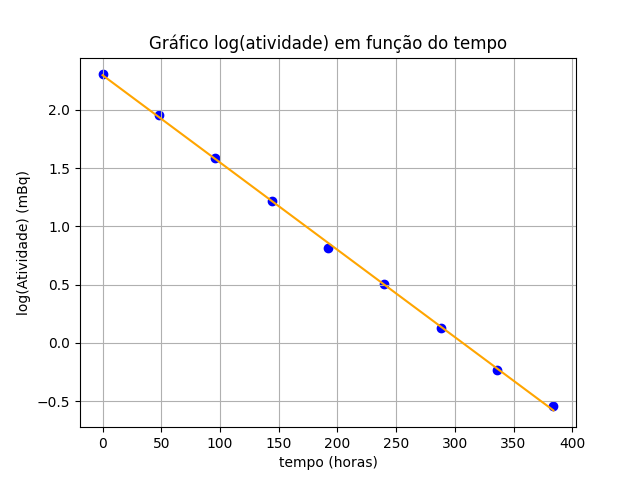

Generate this figure with Python:
import numpy as np
import matplotlib.pyplot as plt

# linear regression
def linreg_MQ(x, y, mostra_prints=False):

    N = len(x)

    m = (N*sum(x*y) - sum(x)*sum(y)) / (N*sum(x**2) - sum(x)**2)

    b = (sum(x**2)*sum(y) - sum(x)*sum(x*y)) / (N*sum(x**2) - sum(x)**2)

    r_quadrado = (N*sum(x*y) - sum(x)*sum(y))**2 / ((N*sum(x**2) - sum(x)**2) * (N*sum(y**2) - sum(y)**2))

    erro_m = abs(m) * np.sqrt((1/r_quadrado - 1) / (N-2))
    erro_b = erro_m * np.sqrt(sum(x*x) / N)

    if  mostra_prints:
        print("m =" , m, "+/-", erro_m)
        print("b =" , b, "+/-", erro_b)
        print("r^2 =" , r_quadrado)

    return m, b, r_quadrado, erro_m, erro_b

t = np.array([0, 48, 96, 144, 192, 240, 288, 336, 384]) # horas
atividade = np.array([10.03, 7.06, 4.88, 3.38, 2.26, 1.66, 1.14, 0.79, 0.58])   

log_a = np.log(atividade)

m, b, r_quadrado, erro_m, erro_b = linreg_MQ(t, log_a, False)

linreg_MQ(t, log_a, True)

x = t
y = m*x + b

plt.title("Gráfico log(atividade) em função do tempo")
plt.xlabel("tempo (horas)")
plt.ylabel("log(Atividade) (mBq)")
plt.grid()
plt.scatter(t, log_a, color="blue")
plt.plot(x, y, color = "orange")

plt.show()
